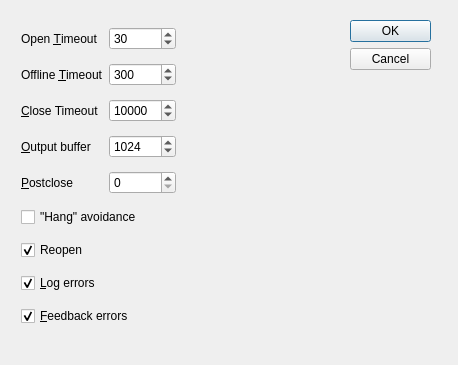
<?xml version="1.0" encoding="UTF-8"?>
<ui version="4.0">
 <class>netparams</class>
 <widget class="QDialog" name="netparams">
  <property name="geometry">
   <rect>
    <x>0</x>
    <y>0</y>
    <width>458</width>
    <height>365</height>
   </rect>
  </property>
  <property name="windowTitle">
   <string>Network parameters</string>
  </property>
  <widget class="QDialogButtonBox" name="buttonBox">
   <property name="geometry">
    <rect>
     <x>350</x>
     <y>20</y>
     <width>81</width>
     <height>241</height>
    </rect>
   </property>
   <property name="orientation">
    <enum>Qt::Vertical</enum>
   </property>
   <property name="standardButtons">
    <set>QDialogButtonBox::Cancel|QDialogButtonBox::Ok</set>
   </property>
  </widget>
  <widget class="QWidget" name="layoutWidget">
   <property name="geometry">
    <rect>
     <x>21</x>
     <y>20</y>
     <width>299</width>
     <height>314</height>
    </rect>
   </property>
   <layout class="QGridLayout" name="gridLayout">
    <item row="0" column="0">
     <widget class="QLabel" name="label_3">
      <property name="text">
       <string>Open &amp;Timeout</string>
      </property>
      <property name="buddy">
       <cstring>opento</cstring>
      </property>
     </widget>
    </item>
    <item row="0" column="1">
     <widget class="QSpinBox" name="opento">
      <property name="toolTip">
       <string>Timeout trying to open port before deciding it's offline</string>
      </property>
      <property name="maximum">
       <number>65535</number>
      </property>
      <property name="value">
       <number>30</number>
      </property>
     </widget>
    </item>
    <item row="0" column="2">
     <spacer name="horizontalSpacer">
      <property name="orientation">
       <enum>Qt::Horizontal</enum>
      </property>
      <property name="sizeHint" stdset="0">
       <size>
        <width>40</width>
        <height>20</height>
       </size>
      </property>
     </spacer>
    </item>
    <item row="1" column="0">
     <widget class="QLabel" name="label_4">
      <property name="text">
       <string>Offline &amp;Timeout</string>
      </property>
      <property name="buddy">
       <cstring>offlineto</cstring>
      </property>
     </widget>
    </item>
    <item row="1" column="1">
     <widget class="QSpinBox" name="offlineto">
      <property name="toolTip">
       <string>Timeout when trying to write to device before deciding it's offline</string>
      </property>
      <property name="maximum">
       <number>65535</number>
      </property>
      <property name="value">
       <number>300</number>
      </property>
     </widget>
    </item>
    <item row="1" column="2">
     <spacer name="horizontalSpacer_2">
      <property name="orientation">
       <enum>Qt::Horizontal</enum>
      </property>
      <property name="sizeHint" stdset="0">
       <size>
        <width>40</width>
        <height>20</height>
       </size>
      </property>
     </spacer>
    </item>
    <item row="2" column="0">
     <widget class="QLabel" name="label">
      <property name="text">
       <string>&amp;Close Timeout</string>
      </property>
      <property name="buddy">
       <cstring>closeto</cstring>
      </property>
     </widget>
    </item>
    <item row="2" column="1">
     <widget class="QSpinBox" name="closeto">
      <property name="toolTip">
       <string>Time to wait for port close to occur before considering it offline</string>
      </property>
      <property name="maximum">
       <number>65535</number>
      </property>
      <property name="value">
       <number>10000</number>
      </property>
     </widget>
    </item>
    <item row="2" column="2">
     <spacer name="horizontalSpacer_3">
      <property name="orientation">
       <enum>Qt::Horizontal</enum>
      </property>
      <property name="sizeHint" stdset="0">
       <size>
        <width>40</width>
        <height>20</height>
       </size>
      </property>
     </spacer>
    </item>
    <item row="3" column="0">
     <widget class="QLabel" name="label_5">
      <property name="text">
       <string>&amp;Output buffer</string>
      </property>
      <property name="buddy">
       <cstring>outbuffer</cstring>
      </property>
     </widget>
    </item>
    <item row="3" column="1">
     <widget class="QSpinBox" name="outbuffer">
      <property name="toolTip">
       <string>Output buffer size</string>
      </property>
      <property name="minimum">
       <number>1</number>
      </property>
      <property name="maximum">
       <number>1048576</number>
      </property>
      <property name="singleStep">
       <number>1024</number>
      </property>
      <property name="value">
       <number>1024</number>
      </property>
     </widget>
    </item>
    <item row="3" column="2">
     <spacer name="horizontalSpacer_4">
      <property name="orientation">
       <enum>Qt::Horizontal</enum>
      </property>
      <property name="sizeHint" stdset="0">
       <size>
        <width>40</width>
        <height>20</height>
       </size>
      </property>
     </spacer>
    </item>
    <item row="4" column="0">
     <widget class="QLabel" name="label_2">
      <property name="text">
       <string>&amp;Postclose</string>
      </property>
      <property name="buddy">
       <cstring>postclose</cstring>
      </property>
     </widget>
    </item>
    <item row="4" column="1">
     <widget class="QSpinBox" name="postclose">
      <property name="toolTip">
       <string>Wait this number of seconds after each job before starting anything else</string>
      </property>
      <property name="maximum">
       <number>3600</number>
      </property>
     </widget>
    </item>
    <item row="4" column="2">
     <spacer name="horizontalSpacer_5">
      <property name="orientation">
       <enum>Qt::Horizontal</enum>
      </property>
      <property name="sizeHint" stdset="0">
       <size>
        <width>40</width>
        <height>20</height>
       </size>
      </property>
     </spacer>
    </item>
    <item row="5" column="0" colspan="3">
     <widget class="QCheckBox" name="canhang">
      <property name="toolTip">
       <string>Try to avoid system hangup when devices locked</string>
      </property>
      <property name="text">
       <string>&quot;Hang&quot; avoidance</string>
      </property>
     </widget>
    </item>
    <item row="6" column="0" colspan="3">
     <widget class="QCheckBox" name="reopen">
      <property name="toolTip">
       <string>Close and reopen device after each job</string>
      </property>
      <property name="text">
       <string>Reopen</string>
      </property>
      <property name="checked">
       <bool>true</bool>
      </property>
     </widget>
    </item>
    <item row="7" column="0" colspan="3">
     <widget class="QCheckBox" name="logerror">
      <property name="toolTip">
       <string>Copy error messages to system log file</string>
      </property>
      <property name="text">
       <string>&amp;Log errors</string>
      </property>
      <property name="checked">
       <bool>true</bool>
      </property>
     </widget>
    </item>
    <item row="8" column="0" colspan="3">
     <widget class="QCheckBox" name="fberror">
      <property name="toolTip">
       <string>Display last error message on queue monitor screen</string>
      </property>
      <property name="text">
       <string>&amp;Feedback errors</string>
      </property>
      <property name="checked">
       <bool>true</bool>
      </property>
     </widget>
    </item>
   </layout>
  </widget>
 </widget>
 <tabstops>
  <tabstop>opento</tabstop>
  <tabstop>offlineto</tabstop>
  <tabstop>closeto</tabstop>
  <tabstop>outbuffer</tabstop>
  <tabstop>postclose</tabstop>
  <tabstop>canhang</tabstop>
  <tabstop>reopen</tabstop>
  <tabstop>logerror</tabstop>
  <tabstop>fberror</tabstop>
  <tabstop>buttonBox</tabstop>
 </tabstops>
 <resources/>
 <connections>
  <connection>
   <sender>buttonBox</sender>
   <signal>accepted()</signal>
   <receiver>netparams</receiver>
   <slot>accept()</slot>
   <hints>
    <hint type="sourcelabel">
     <x>248</x>
     <y>254</y>
    </hint>
    <hint type="destinationlabel">
     <x>157</x>
     <y>274</y>
    </hint>
   </hints>
  </connection>
  <connection>
   <sender>buttonBox</sender>
   <signal>rejected()</signal>
   <receiver>netparams</receiver>
   <slot>reject()</slot>
   <hints>
    <hint type="sourcelabel">
     <x>316</x>
     <y>260</y>
    </hint>
    <hint type="destinationlabel">
     <x>286</x>
     <y>274</y>
    </hint>
   </hints>
  </connection>
 </connections>
</ui>
